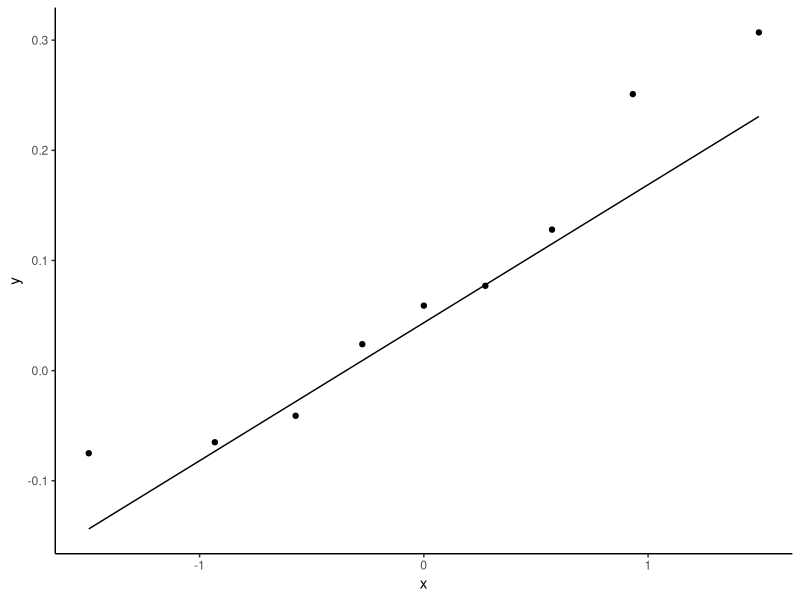
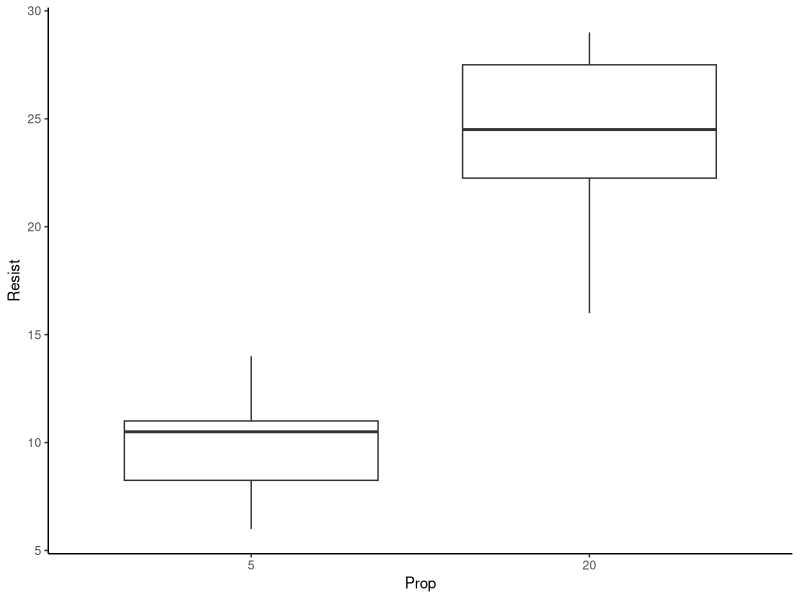
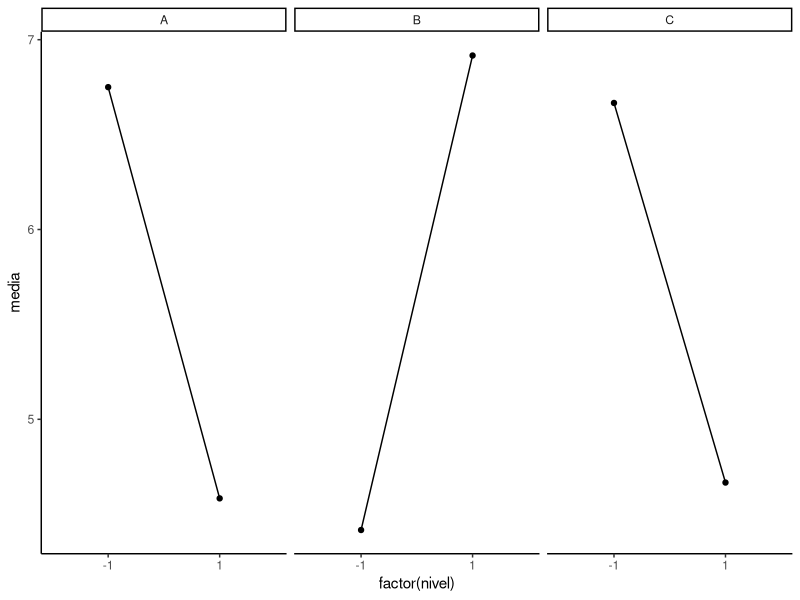
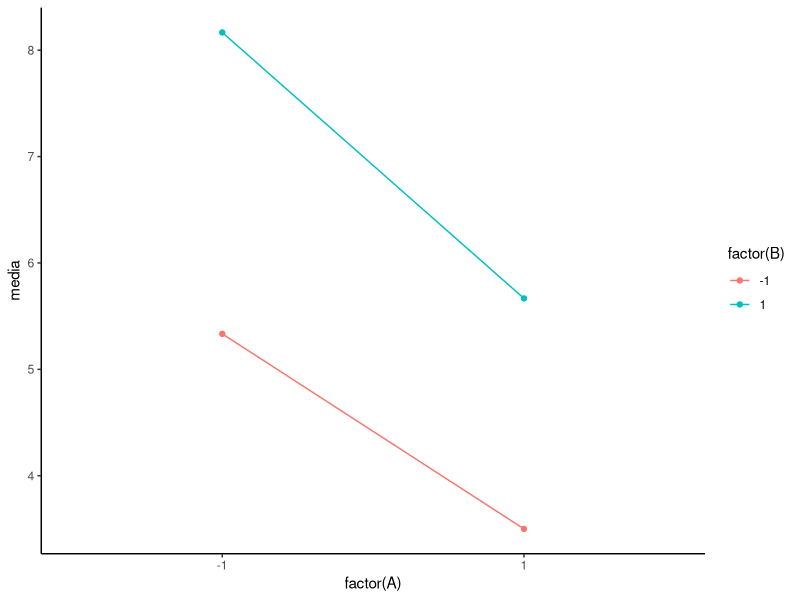
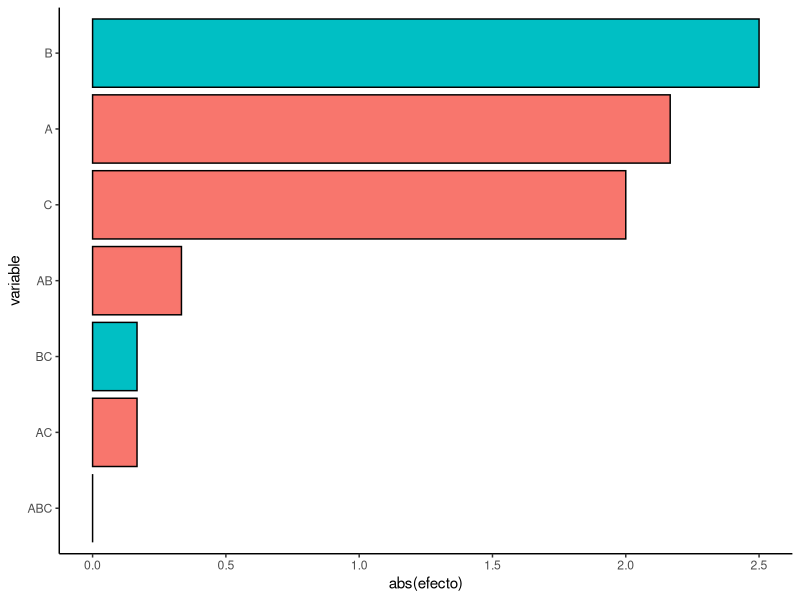
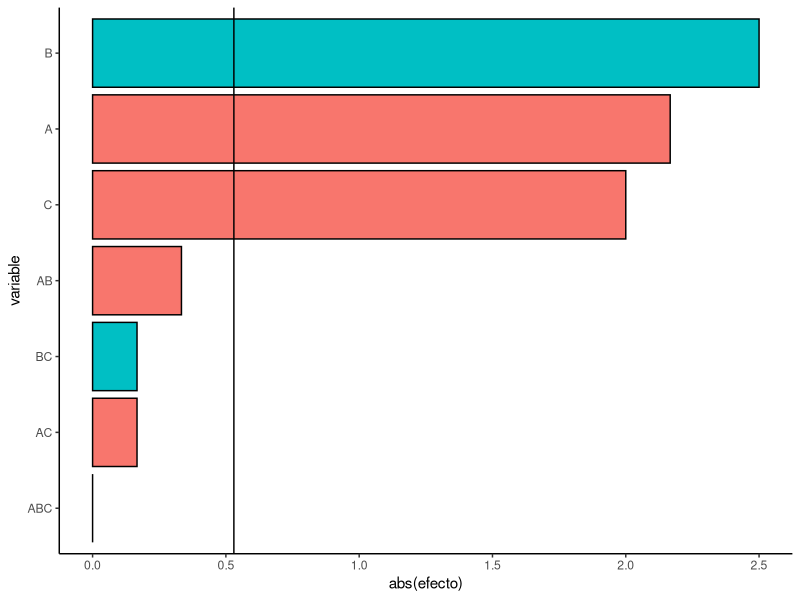

Source code (R) for these figures, in order:
## ---- chunk 1
knitr::opts_chunk$set(echo = FALSE, dev="svg")
## ---- chunk 2
if(!require("tidyverse")) {
  install.packages("tidyverse", repos="https://cloud.r-project.org/",
         quiet=TRUE, type="binary")
  library("tidyverse")
}
if(!require("car")) {
  install.packages("car", repos="https://cloud.r-project.org/",
         quiet=TRUE, type="binary")
  library("car")
}
if(!require("kableExtra")) {
  install.packages("kableExtra", repos="https://cloud.r-project.org/",
         quiet=TRUE, type="binary")
  library("kableExtra")
}
## ---- chunk 3
datos <- read.table("vigas.txt", header=TRUE, dec=".", sep=";")
kable_styling(kable(datos), font_size=28)
## ---- chunk 4
datos$Dif <- datos$Metodo1 - datos$Metodo2
shapiro.test(datos$Dif)
## ---- chunk 5
ggplot(datos, aes(sample=Dif)) +
  geom_qq() + geom_qq_line() + theme_classic()
## ---- chunk 6
t.test(datos$Dif)
## ---- chunk 7
wilcox.test(datos$Dif)
## ---- chunk 8
datos <- read.table("papel.txt", sep="\t", header=TRUE)
datos$Prop <- factor(datos$Prop)
kable_styling(kable(datos[1:11,],row.names=FALSE), font_size=28)
## ---- chunk 9
kable_styling(kable(datos[12:22,],row.names=FALSE), font_size=28)
## ---- chunk 10
ggplot(datos, aes(x=Prop,y=Resist)) +
  geom_boxplot() +
  theme_classic()
## ---- chunk 11
by(datos$Resist,datos$Prop,shapiro.test)
## ---- chunk 12
t.test(datos$Resist ~ datos$Prop,
       alternative = "less")
## ---- chunk 13
var.test(datos$Resist ~ datos$Prop,
       alternative = "greater")
## ---- chunk 14
datos <- read.table("bean.csv", sep=";", header=TRUE)
colnames(datos)[1] <- "A"
kable_styling(kable(datos,row.names=FALSE), font_size=28)
## ---- chunk 15
datos <- gather(datos,"rep","yield",Rep1:Rep3)

datos$AB <- datos$A * datos$B
datos$AC <- datos$A * datos$C
datos$BC <- datos$B * datos$C
datos$ABC <- datos$A * datos$B * datos$C

datos$rep <- NULL
datos <- cbind(datos[,-4],yield=datos[,4])

kable_styling(kable(head(datos,12),row.names=FALSE), font_size=28)
## ---- chunk 16
efectos <- datos[,1:7] * datos[,8]
efectos <- colSums(efectos) / 12
efectos
## ---- chunk 17
mediasA <- datos %>% group_by(A) %>% summarise(media=mean(yield))
colnames(mediasA)[1] <- "nivel"
mediasA$factor <- "A"

mediasB <- datos %>% group_by(B) %>% summarise(media=mean(yield))
colnames(mediasB)[1] <- "nivel"
mediasB$factor <- "B"

mediasC <- datos %>% group_by(C) %>% summarise(media=mean(yield))
colnames(mediasC)[1] <- "nivel"
mediasC$factor <- "C"

medias <- rbind(mediasA,mediasB,mediasC)
## ---- chunk 18
ggplot(medias,aes(x=factor(nivel),y=media,group=1))+
  geom_point() +
  geom_line() +
  facet_grid(.~factor)+
  theme_classic()
## ---- chunk 19
interacciones <- datos %>% group_by(A,B) %>% 
  summarise(media=mean(yield))

ggplot(interacciones, 
       aes(x=factor(A),y=media,color=factor(B),group=factor(B))) +
  geom_point() +
  geom_line() +
  theme_classic()
## ---- chunk 20
efectosO <- efectos[order(abs(efectos))]
efectosO <- data.frame(variable=factor(names(efectosO),
                                       levels=names(efectosO)),
                       efecto=efectosO)

ggplot(efectosO,aes(x=variable,y=abs(efecto),fill=efecto>0)) +
  geom_bar(stat="identity",color="black")+
  coord_flip()+
  theme_classic()+
  theme(legend.position="none")
## ---- chunk 21
(sef <- 1.5 * median(abs(efectos[abs(efectos) < 
          3.75 * median(abs(efectos))])))
(efc <- sef * qt(0.975, 24 - 8))
## ---- chunk 22
ggplot(efectosO,aes(x=variable,y=abs(efecto),fill=efecto>0)) +
  geom_bar(stat="identity",color="black")+
  geom_hline(yintercept=efc)+
  coord_flip()+
  theme_classic()+
  theme(legend.position="none")
## ---- chunk 23
ajuste <- lm(yield~(A+B+C)^3,datos)
summary(ajuste)
## ---- chunk 24
ajuste <- lm(yield~A+B+C,datos)
summary(ajuste)
